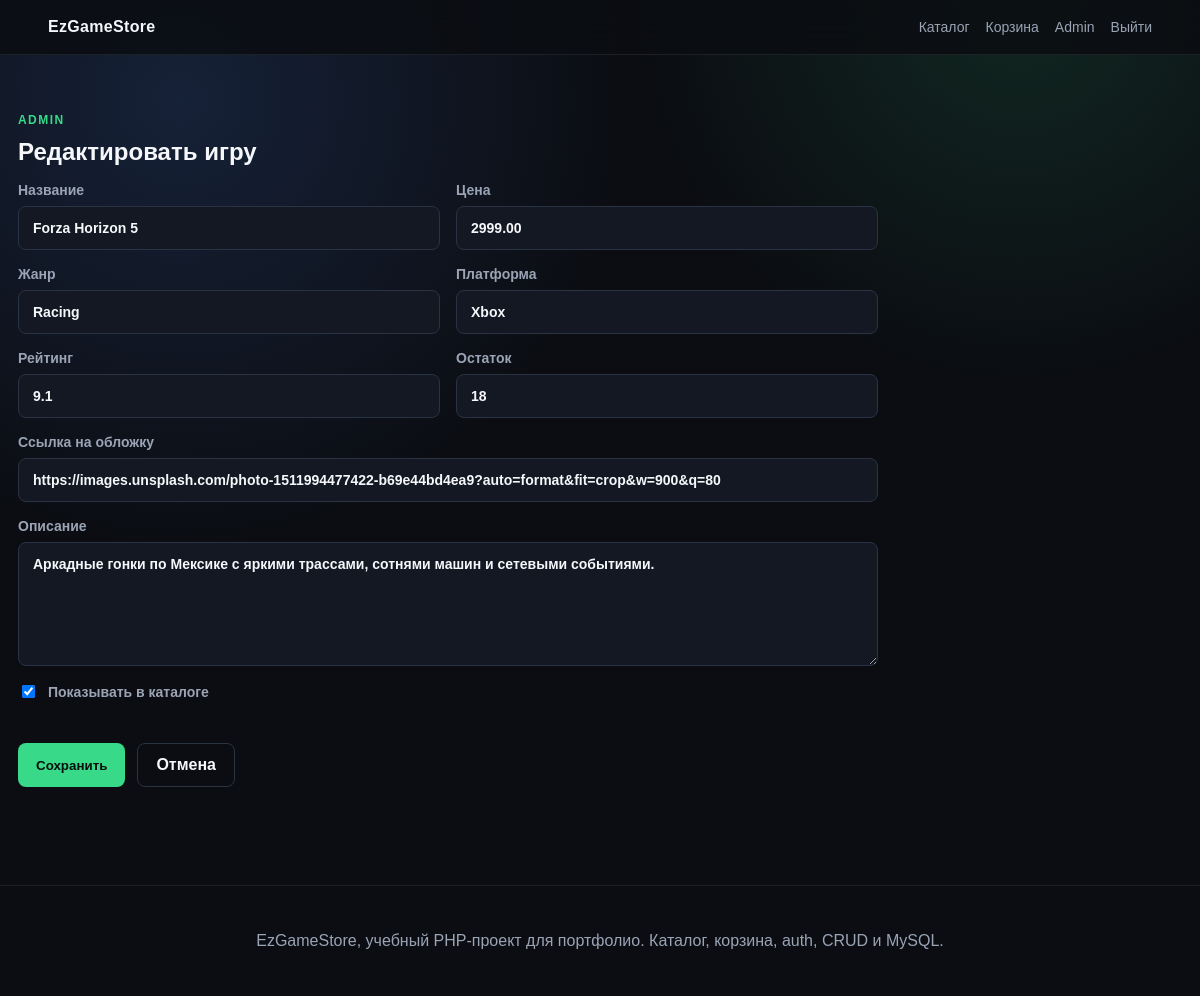
Screenshot of /admin/edit.php?id=3 (signed in) with the database file from the repository.
### tables this page shows
CREATE TABLE users (
    id INT AUTO_INCREMENT PRIMARY KEY,
    name VARCHAR(120) NOT NULL,
    email VARCHAR(180) NOT NULL UNIQUE,
    password_hash VARCHAR(255) NOT NULL,
    role ENUM('user', 'admin') NOT NULL DEFAULT 'user',
    created_at TIMESTAMP DEFAULT CURRENT_TIMESTAMP
);

CREATE TABLE games (
    id INT AUTO_INCREMENT PRIMARY KEY,
    title VARCHAR(180) NOT NULL,
    description TEXT NOT NULL,
    price DECIMAL(10,2) NOT NULL,
    genre VARCHAR(80) NOT NULL,
    platform VARCHAR(80) NOT NULL,
    image_url VARCHAR(500) NULL,
    rating DECIMAL(3,1) NOT NULL DEFAULT 0,
    stock INT NOT NULL DEFAULT 0,
    is_active TINYINT(1) NOT NULL DEFAULT 1,
    created_at TIMESTAMP DEFAULT CURRENT_TIMESTAMP
);

### functions.php (called while the page is built, shortened)
<?php
require_once __DIR__ . '/db.php';
function e(?string $value): string
{
    return htmlspecialchars((string) $value, ENT_QUOTES | ENT_SUBSTITUTE, 'UTF-8');
}
function url(string $path = ''): string
{
    $basePath = parse_url(APP_URL, PHP_URL_PATH) ?: '';
    return rtrim($basePath, '/') . '/' . ltrim($path, '/');
}
function current_user(): ?array
{
    $stmt = db()->prepare('SELECT id, name, email, role FROM users WHERE id = ?');
    $stmt->execute([$_SESSION['user_id']]);
    return $stmt->fetch() ?: null;
}

### db.php (called while the page is built, shortened)
<?php
function db(): PDO
{
    static $pdo = null;
    if ($pdo instanceof PDO) {
        return $pdo;
    }
    $dsn = sprintf('mysql:host=%s;dbname=%s;charset=%s', DB_HOST, DB_NAME, DB_CHARSET);
    $pdo = new PDO($dsn, DB_USER, DB_PASS, [
        PDO::ATTR_ERRMODE => PDO::ERRMODE_EXCEPTION,
        PDO::ATTR_DEFAULT_FETCH_MODE => PDO::FETCH_ASSOC,
        PDO::ATTR_EMULATE_PREPARES => false,
        PDO::MYSQL_ATTR_INIT_COMMAND => 'SET NAMES utf8mb4 COLLATE utf8mb4_unicode_ci',
    ]);
    return $pdo;
}

### admin/form.php (the view)
<?php $game = $game ?? []; ?>
<form method="post" class="form-grid">
    <label>Название
        <input type="text" name="title" value="<?= e($game['title'] ?? '') ?>" required>
    </label>
    <label>Цена
        <input type="number" name="price" min="1" step="0.01" value="<?= e((string) ($game['price'] ?? '')) ?>" required>
    </label>
    <label>Жанр
        <input type="text" name="genre" value="<?= e($game['genre'] ?? '') ?>" required>
    </label>
    <label>Платформа
        <input type="text" name="platform" value="<?= e($game['platform'] ?? '') ?>" required>
    </label>
    <label>Рейтинг
        <input type="number" name="rating" min="0" max="10" step="0.1" value="<?= e((string) ($game['rating'] ?? '8.5')) ?>">
    </label>
    <label>Остаток
        <input type="number" name="stock" min="0" value="<?= e((string) ($game['stock'] ?? '10')) ?>">
    </label>
    <label class="wide">Ссылка на обложку
        <input type="url" name="image_url" value="<?= e($game['image_url'] ?? '') ?>">
    </label>
    <label class="wide">Описание
        <textarea name="description" rows="6" required><?= e($game['description'] ?? '') ?></textarea>
    </label>
    <label class="check">
        <input type="checkbox" name="is_active" <?= ($game['is_active'] ?? 1) ? 'checked' : '' ?>>
        Показывать в каталоге
    </label>
    <div class="form-actions">
        <button class="btn btn-primary">Сохранить</button>
        <a class="btn btn-secondary" href="<?= e(url('/admin/index.php')) ?>">Отмена</a>
    </div>
</form>

### header.php (shortened to what this page needs)
<?php
$user = current_user();
?>
<!DOCTYPE html>
<html lang="ru">
<head>
    <link rel="stylesheet" href="<?= e(url('/assets/css/style.css')) ?>">
</head>
<body>
<header class="site-header">
    <a class="logo" href="<?= e(url('/index.php')) ?>">EzGameStore</a>
    <nav>
        <a href="<?= e(url('/index.php#catalog')) ?>">Каталог</a>
        <a href="<?= e(url('/cart.php')) ?>">Корзина<?= cart_count() ? ' (' . cart_count() . ')' : '' ?></a>
        <?php if ($user): ?>
            <span><?= e($user['name']) ?></span>
            <a href="<?= e(url('/logout.php')) ?>">Выйти</a>
        <?php else: ?>
            <a href="<?= e(url('/login.php')) ?>">Войти</a>
        <?php endif; ?>
    </nav>
</header>
<main class="container">

### assets/css/style.css (style rules this page uses)
:root { --bg: #0b0d12; --panel: #141822; --panel-2: #1b2130; --text: #f5f7fb; --muted: #9aa4b5; --line: #2a3344; --accent: #39d98a; --accent-2: #4f8cff; --danger: #ff5d5d; }
* { box-sizing: border-box; }
html { scroll-behavior: smooth; }
body { margin: 0; min-height: 100vh; font-family: Arial, Helvetica, sans-serif; background: radial-gradient(circle at 15% 10%, rgba(79, 140, 255, 0.16), transparent 28rem), radial-gradient(circle at 85% 0%, rgba(57, 217, 138, 0.13), transparent 24rem), var(--bg); color: var(--text); }
a { color: inherit; text-decoration: none; }
.site-header { position: sticky; top: 0; z-index: 10; display: flex; align-items: center; justify-content: space-between; gap: 20px; padding: 18px clamp(18px, 4vw, 56px); border-bottom: 1px solid rgba(255, 255, 255, 0.08); background: rgba(11, 13, 18, 0.86); backdrop-filter: blur(14px); }
.logo { font-weight: 800; letter-spacing: 0.02em; }
.site-header nav { display: flex; align-items: center; gap: 16px; color: var(--muted); font-size: 14px; flex-wrap: wrap; }
.container { width: min(1180px, calc(100% - 36px)); margin: 0 auto; }
.hero-actions, .form-actions { display: flex; gap: 12px; flex-wrap: wrap; margin-top: 26px; }
.btn, .btn-icon { border: 0; cursor: pointer; font-weight: 800; transition: transform 0.2s ease, border-color 0.2s ease, background 0.2s ease; }
.btn { display: inline-flex; align-items: center; justify-content: center; min-height: 44px; padding: 0 18px; border-radius: 8px; }
.btn-primary { color: #06100b; background: var(--accent); }
.btn-secondary { color: var(--text); background: transparent; border: 1px solid var(--line); }
input, select, textarea { width: 100%; color: var(--text); background: var(--panel); border: 1px solid var(--line); border-radius: 8px; padding: 13px 14px; font: inherit; }
textarea { resize: vertical; }
label { display: grid; gap: 8px; color: var(--muted); font-size: 14px; font-weight: 700; }
.form-grid { display: grid; grid-template-columns: repeat(2, minmax(0, 1fr)); gap: 16px; }
.wide, .check, .form-actions { grid-column: 1 / -1; }
.check { display: flex; align-items: center; gap: 10px; }
.check input { width: auto; }

### rows the page displays
users: name "Admin"
games: title "Forza Horizon 5", price "2999.00", genre "Racing", platform "Xbox", rating "9.1", stock "18", image_url "https://images.unsplash.com/photo-1511994477422-b69e44bd4ea9?auto=format&fit=crop&w=900&q=80", description "Аркадные гонки по Мексике с яркими трассами, сотнями машин и сетевыми событиями.", is_active "☑"
